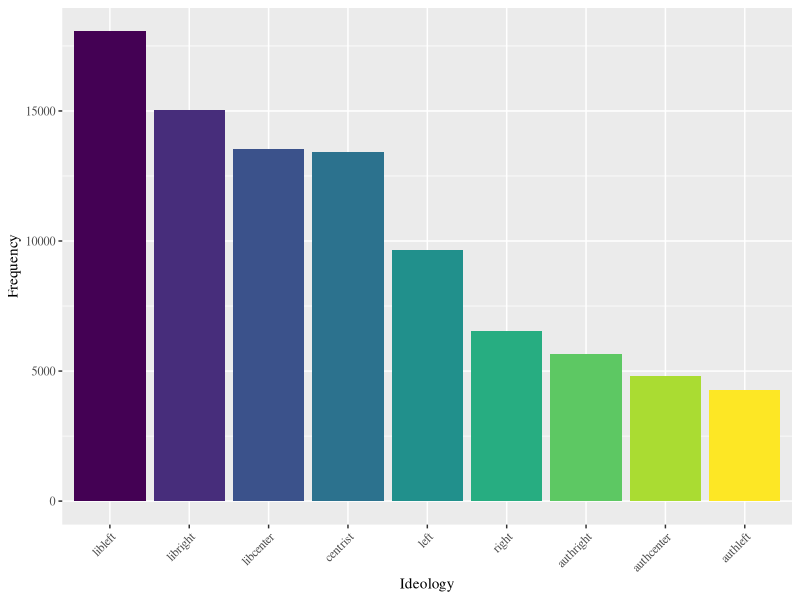
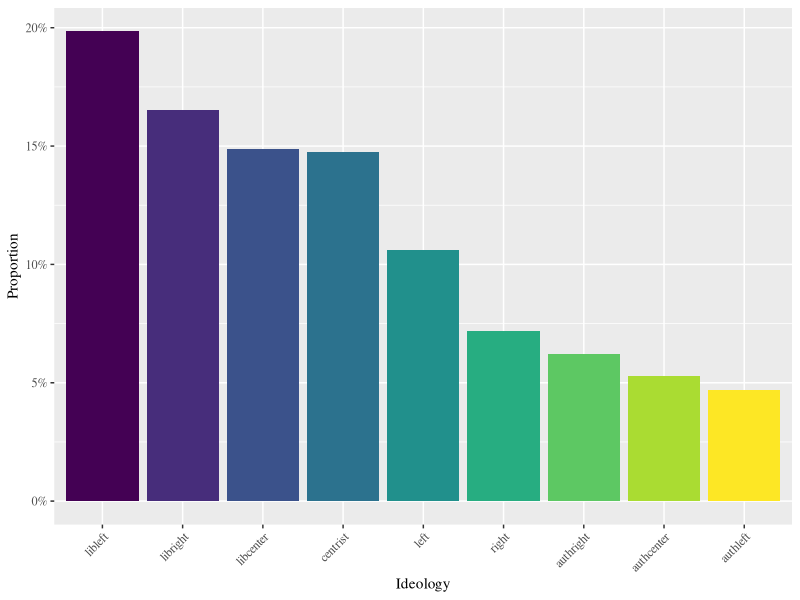

Source code (R) for these figures, in order:
library(tidyverse)
library(viridis)  
library(kableExtra)

# set working directory
setwd('~/Desktop/WORK/Monash/Thesis/Data collection/Complete Data')

# load  data
user_flair <- read_csv('user_flair.csv') 

# get a sense of how many duplicate flairs
unique(user_flair$flair)  

# rename flairs  in a more simple way and combine duplicates
user_flair$flair <- recode(user_flair$flair, `:CENTG: - Centrist` =  "centrist")
user_flair$flair <- recode(user_flair$flair, `:centrist: - Centrist` =  "centrist")
user_flair$flair <- recode(user_flair$flair, `:centrist: - Grand Inquisitor` =  "centrist")
user_flair$flair <- recode(user_flair$flair, `:left: - Left` =  "left")
user_flair$flair <- recode(user_flair$flair, `:libright: - LibRight` =  "libright")
user_flair$flair <- recode(user_flair$flair, `:libright2: - LibRight` =  "libright")
user_flair$flair <- recode(user_flair$flair, `:right: - Right` =  "right")
user_flair$flair <- recode(user_flair$flair, `:libleft: - LibLeft` =  "libleft")
user_flair$flair <- recode(user_flair$flair, `:lib: - LibCenter` =  "libcenter")
user_flair$flair <- recode(user_flair$flair, `:auth: - AuthCenter` =  "authcenter")
user_flair$flair <- recode(user_flair$flair, `:authleft: - AuthLeft` =  "authleft")
user_flair$flair <- recode(user_flair$flair, `:authright: - AuthRight` =  "authright")

# check we have  removed all duplicates
unique(user_flair$flair)  

# create function to order classes by freq
reorder_size <- function(x) {
  factor(x, levels = names(sort(table(x), decreasing = TRUE)))
}

# create  a frequency  table
table(reorder_size(user_flair$flair)) %>% t() %>%
  kable("latex", caption = "Idelogy frequency in sample (n = 91,000)") %>%
  kable_styling(full_width = FALSE)

# create a proportion table
prop.table(table(reorder_size(user_flair$flair))) %>% t() %>%
  kable("latex", caption = "Idelogy frequency in sample (n = 91,000)", digits  = 2) %>%
  kable_styling(full_width = FALSE)

# create ordered barcharts of frequency and proportion
# create chart for frequency
freq_ideology_barchart  <- ggplot(user_flair, aes(x = reorder_size(flair))) +
  geom_bar(fill = viridis(9)) +
  xlab("Ideology") +
  ylab('Frequency')  +
  # ggtitle('Frequency of  ideologies in sample (n = 91,000)')  +
  theme(axis.text.x = element_text(angle = 45, hjust = 1), text=element_text(family="Times"))

# save this  plot  
ggsave(filename="freq_ideology_barchart.pdf", plot=freq_ideology_barchart,
       width = 8, height = 5,  dpi = 800)

#  create chart for proportion
prop_ideology_barchart <-  ggplot(user_flair, aes(x = reorder_size(flair))) +
  geom_bar(aes(y = (..count..)/sum(..count..)), fill = viridis(9)) +
  xlab("Ideology") +
  scale_y_continuous(labels = scales::percent, name = "Proportion") +
  #ggtitle('Proportion of  ideologies in sample (n = 91,000)')  +  
  theme(axis.text.x = element_text(angle = 45, hjust = 1), text=element_text(family="Times"))

#  save this plot
ggsave(filename="prop_ideology_barchart.pdf", plot=prop_ideology_barchart,
       width = 8, height = 5, dpi = 800)
